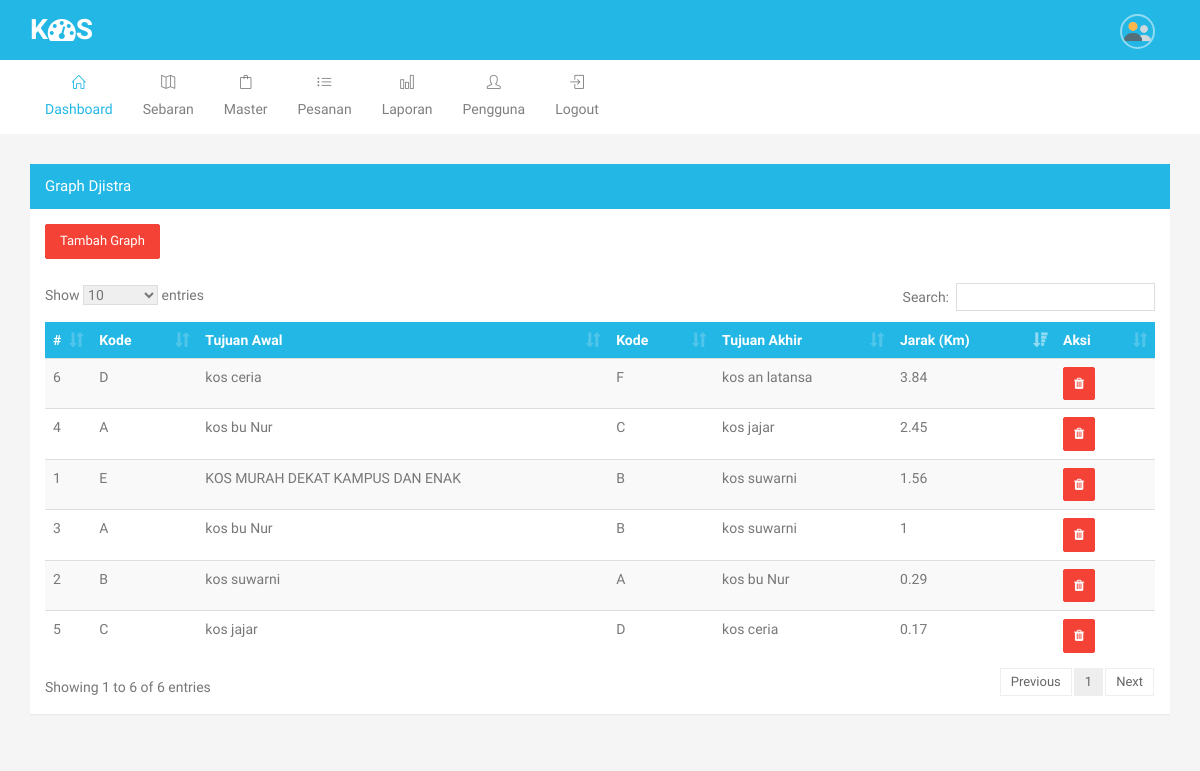
Before: /graph (signed in) with the older database file.
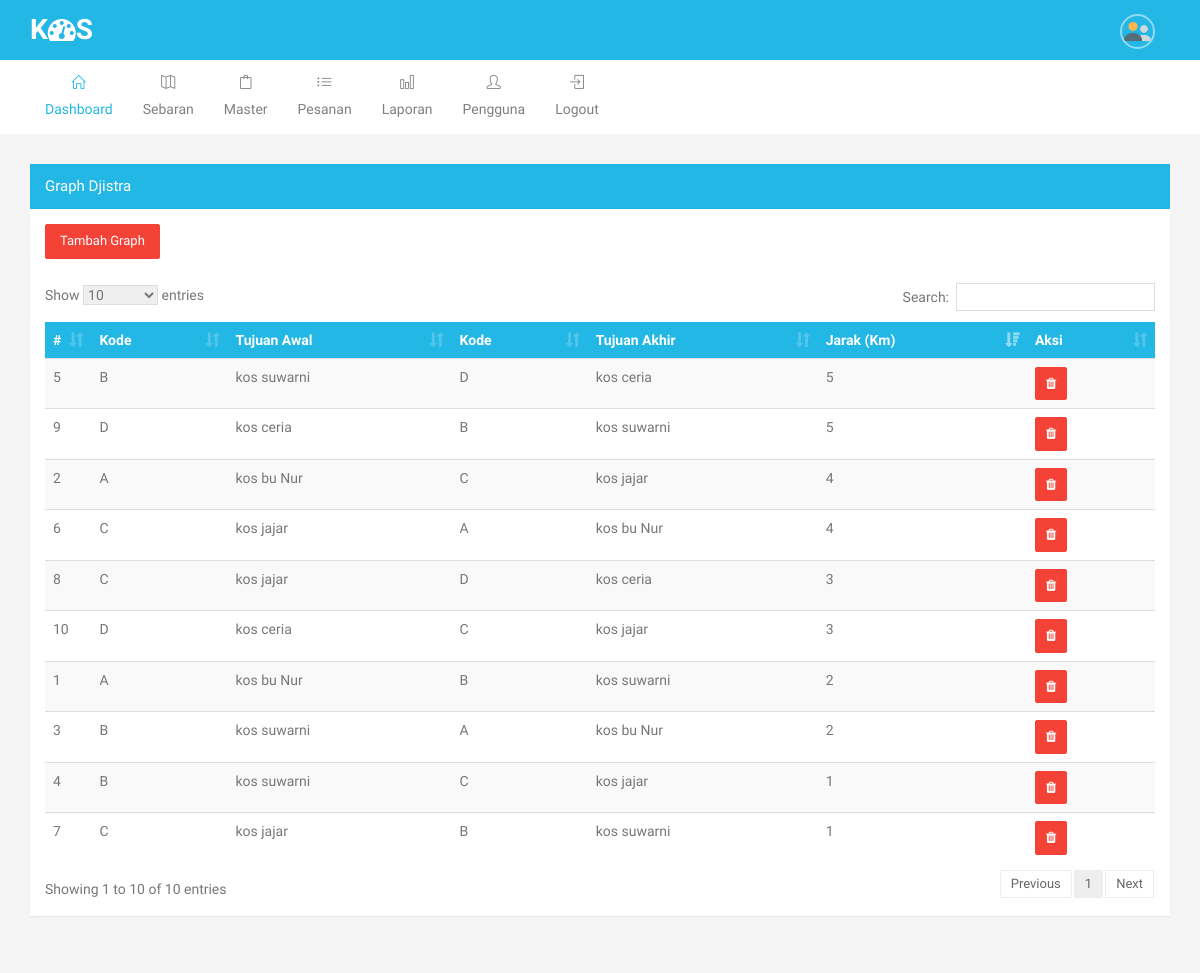
After: the same page with the newer database file.
### tables this page shows
CREATE TABLE `m_graph` (
  `id` int(11) NOT NULL,
  `node_1` text NOT NULL,
  `node_2` text NOT NULL,
  `jarak` double NOT NULL
);

CREATE TABLE `m_kos` (
  `id` int(11) NOT NULL,
  `kode` varchar(24) NOT NULL,
  `nama` text NOT NULL,
  `id_mitra` int(11) NOT NULL,
  `harga` int(11) NOT NULL,
  `deskripsi` text NOT NULL,
  `alamat` text NOT NULL,
  `lat` text NOT NULL,
  `lng` text NOT NULL,
  `gambar` text NOT NULL,
  `gambar2` text NOT NULL,
  `gambar3` text NOT NULL
);

### pages/graph.php (the view, shortened to what this page needs)
<div class="row">
    <div class="col-md-12">
        <div class="panel panel-primary collapsed">
            <div class="panel-heading">
              Graph Djistra
          </div>
          <div class="panel-body">
            <a href="add_graph" class="btn btn-danger">Tambah Graph</a>
            <br>
            <br>
            <table id="datatable" class="table table-striped dt-responsive nowrap">
                <thead class="bg-primary">
                    <tr>
                        <th width="1%">#</th>
                        <th>Kode</th>
                        <th>Tujuan Awal</th>
                        <th>Kode</th>
                        <th>Tujuan Akhir</th>
                        <th>Jarak (Km)</th>
                        <th>Aksi</th>
                    </tr>
                </thead>
                <tbody>
                 <?php
                 $no=1;
                 $q = mysqli_query($conn,"SELECT a.id, b.kode as kode_node_1, b.nama as node_1, c.kode as kode_node_2, c.nama as node_2, a.jarak FROM m_graph as a
                    LEFT JOIN m_kos as b ON a.node_1 = b.id
                    LEFT JOIN m_kos as c ON a.node_2 = c.id");
                 while ($d = mysqli_fetch_array($q)) :
                     ?>
                     <tr>
                        <td><?php echo $no++; ?></td>
                        <td><?php echo $d['kode_node_1']; ?></td>
                        <td><?php echo $d['node_1']; ?></td>
                        <td><?php echo $d['kode_node_2']; ?></td>
                        <td><?php echo $d['node_2']; ?></td>
                        <td><?php echo $d['jarak']; ?></td>
                        <td nowrap="">
                            <form action="" method="post">
                                <button class="btn btn-sm btn-danger" type="submit" name="hapus" onclick="return confirm('Apakah anda yakin ?');"><i class="fa fa-trash"></i></button>
                            </form>
                        </td>
                    </tr>
                <?php endwhile; ?>
            </tbody>
        </table>
    </div>
</div>
</div>
</div>

Changed rows visible on the page:
removed m_graph: m_kos.kode "E", m_kos.nama "KOS MURAH DEKAT KAMPUS DAN ENAK", m_kos.kode "B", m_kos.nama "kos suwarni", jarak "1.56"
removed m_graph: m_kos.kode "B", m_kos.nama "kos suwarni", m_kos.kode "A", m_kos.nama "kos bu Nur", jarak "0.29"
removed m_graph: m_kos.kode "A", m_kos.nama "kos bu Nur", m_kos.kode "B", m_kos.nama "kos suwarni", jarak "1"
removed m_graph: m_kos.kode "A", m_kos.nama "kos bu Nur", m_kos.kode "C", m_kos.nama "kos jajar", jarak "2.45"
removed m_graph: m_kos.kode "C", m_kos.nama "kos jajar", m_kos.kode "D", m_kos.nama "kos ceria", jarak "0.17"
removed m_graph: m_kos.kode "D", m_kos.nama "kos ceria", m_kos.kode "F", m_kos.nama "kos an latansa", jarak "3.84"
added m_graph: m_kos.kode "A", m_kos.nama "kos bu Nur", m_kos.kode "B", m_kos.nama "kos suwarni", jarak "2"
added m_graph: m_kos.kode "A", m_kos.nama "kos bu Nur", m_kos.kode "C", m_kos.nama "kos jajar", jarak "4"
added m_graph: m_kos.kode "B", m_kos.nama "kos suwarni", m_kos.kode "A", m_kos.nama "kos bu Nur", jarak "2"
added m_graph: m_kos.kode "B", m_kos.nama "kos suwarni", m_kos.kode "C", m_kos.nama "kos jajar", jarak "1"
added m_graph: m_kos.kode "B", m_kos.nama "kos suwarni", m_kos.kode "D", m_kos.nama "kos ceria", jarak "5"
added m_graph: m_kos.kode "C", m_kos.nama "kos jajar", m_kos.kode "A", m_kos.nama "kos bu Nur", jarak "4"
added m_graph: m_kos.kode "C", m_kos.nama "kos jajar", m_kos.kode "B", m_kos.nama "kos suwarni", jarak "1"
added m_graph: m_kos.kode "C", m_kos.nama "kos jajar", m_kos.kode "D", m_kos.nama "kos ceria", jarak "3"
added m_graph: m_kos.kode "D", m_kos.nama "kos ceria", m_kos.kode "B", m_kos.nama "kos suwarni", jarak "5"
added m_graph: m_kos.kode "D", m_kos.nama "kos ceria", m_kos.kode "C", m_kos.nama "kos jajar", jarak "3"
Other visible differences:
text written by a page script: "Show entries Search: Showing 1 to 6 of 6 entries Previous 1 Next" → "Show entries Search: Showing 1 to 10 of 10 entries Previous 1 Next"
